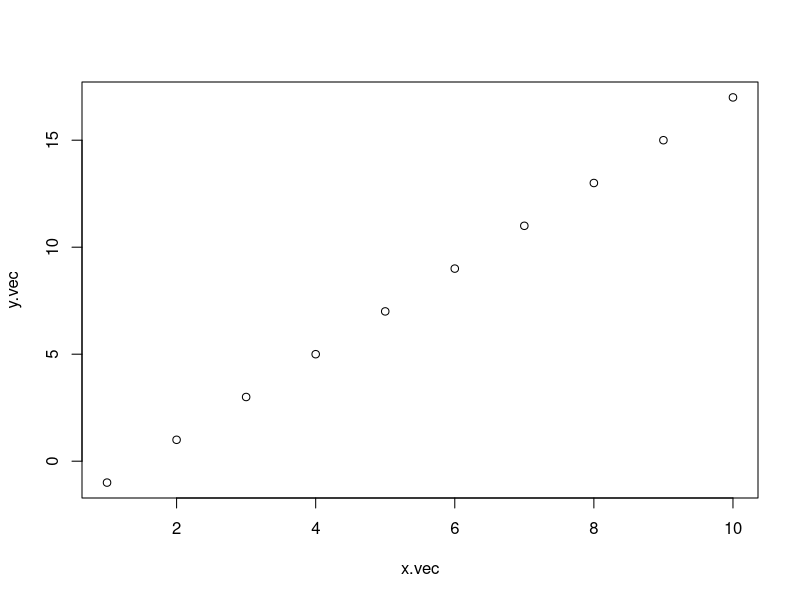
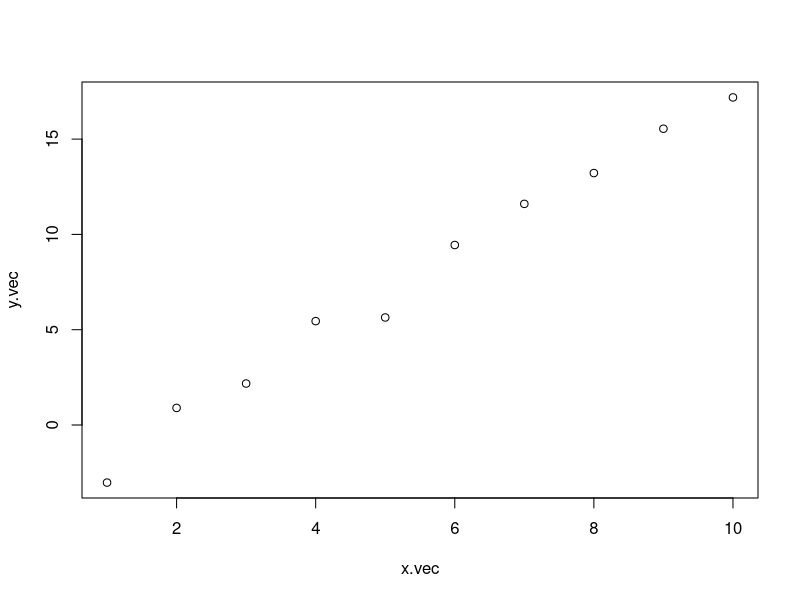
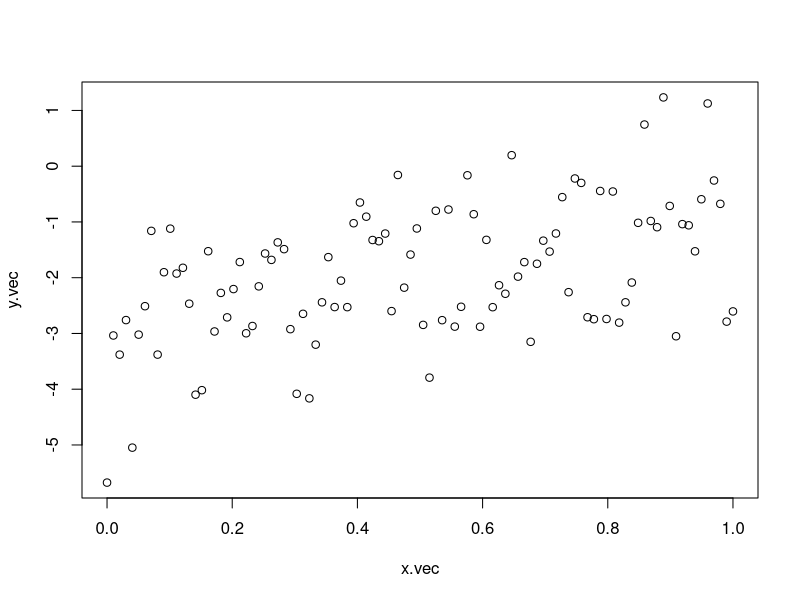
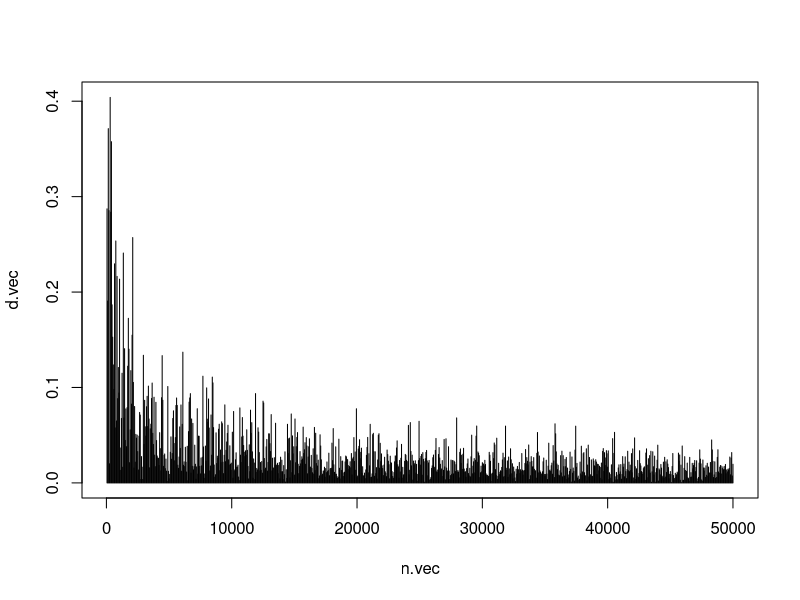

Write R code to recreate these figures, in order.
getwd()
setwd('4wk')

# 회귀 계수가 수렴하는지 안하는지 알아보자
# 선형식에서 만들어서, 그 자료에다가 회귀모형을 적합한 후
# 자료의 수가 많아지면, 회귀변수가 어떻게 변화 하는지 확인

## simulation sample

x.vec = 1:10
x.vec

y.vec = -3+2*x.vec
y.vec

plot(x.vec,y.vec)
# 하지만 실제 자료는 이렇게 안생김 


n = 10
e.vec = rnorm(n)  # 에러 
y.vec = -3+2*x.vec + e.vec
plot(x.vec,y.vec)


# 이제 x와 y 만 가지고 추정회귀계수를 만들어보고 그것이 진짜 -3, 2가 되는 지 확인

## fit linear regression
xy.df = as.data.frame(cbind(y.vec,x.vec))
#xy.df
b.vec=coef(lm(y.vec~.,data=xy.df))
b.vec


## 자료 늘리기


n = 100
e.vec = rnorm(n)  # 에러 
x.vec = seq(0,1,length.out = n)
y.vec = -3+2*x.vec + e.vec
plot(x.vec,y.vec)


# 이제 x와 y 만 가지고 추정회귀계수를 만들어보고 그것이 진짜 -3, 2가 되는 지 확인

## fit linear regression
xy.df = as.data.frame(cbind(y.vec,x.vec))
#xy.df
b.vec=coef(lm(y.vec~.,data=xy.df))
b.vec
# 비슷하게 나옴 

# 모델이 샘플 사이즈에 따라서 점점 수렴된다는 것을 수치화 하고 싶다 

del = sqrt(sum((b.vec - c(-3,2))^2)) # 두 벡터사이의 거리의 norm


# sample size가 증가함에 따라서 저 del 이라는 값이 줄어들어야 정상 
# 여러개의 sample 크기를 트라이해서 del을 샘플사이즈 축에 그리자 
d.vec = rep(NA,1000)
n.vec = rep(NA,1000)
for (i in 1: 1000){
  n = i*50  
  n.vec[i] = n
  e.vec = rnorm(n)  # 에러 
  x.vec = seq(0,1,length.out = n)
  y.vec = -3+2*x.vec + e.vec
  xy.df = as.data.frame(cbind(y.vec,x.vec))
  b.vec=coef(lm(y.vec~.,data=xy.df))
  d.vec[i] = sqrt(sum((b.vec - c(-3,2))^2)) # 두 벡터사이의 거리의 norm
}
matplot(n.vec,d.vec,type='h')


# 이런 이론들을 활용하여 회귀모형의 진단이 가능하다 